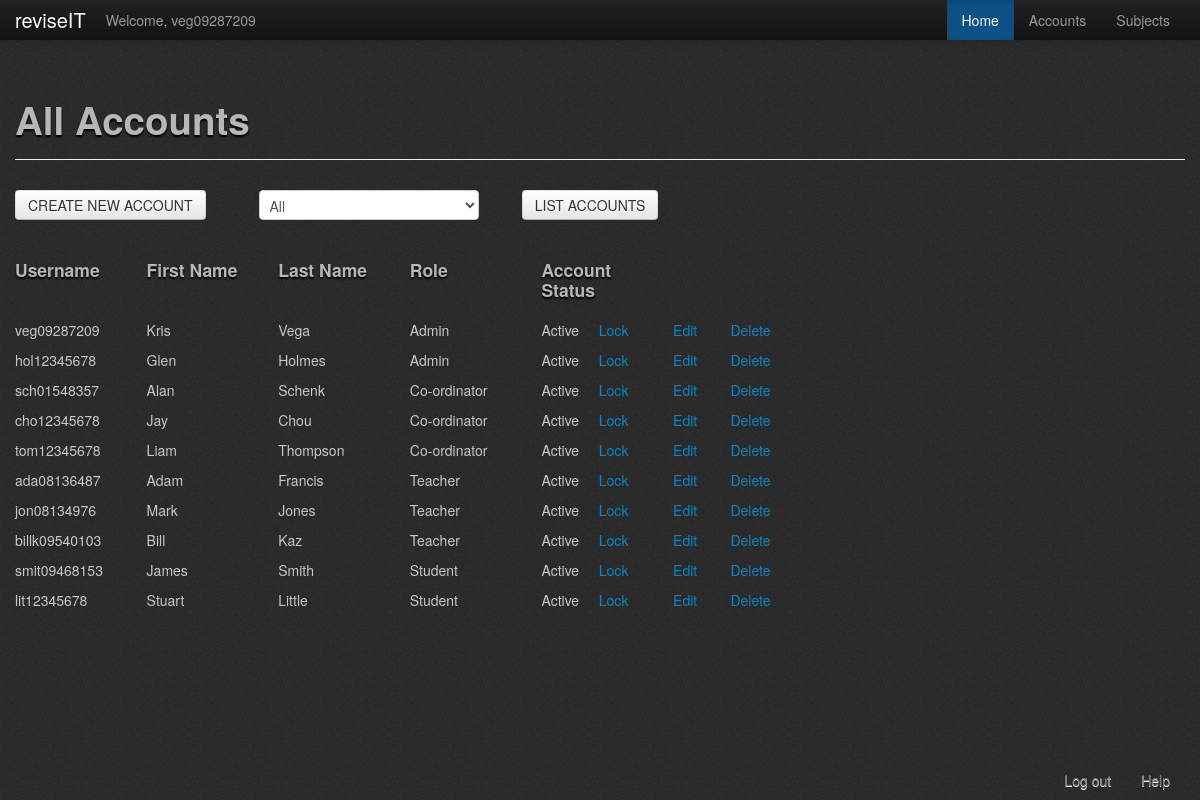
/php/admin/all_Accounts.php (signed in), run on an earlier commit of the app's database.
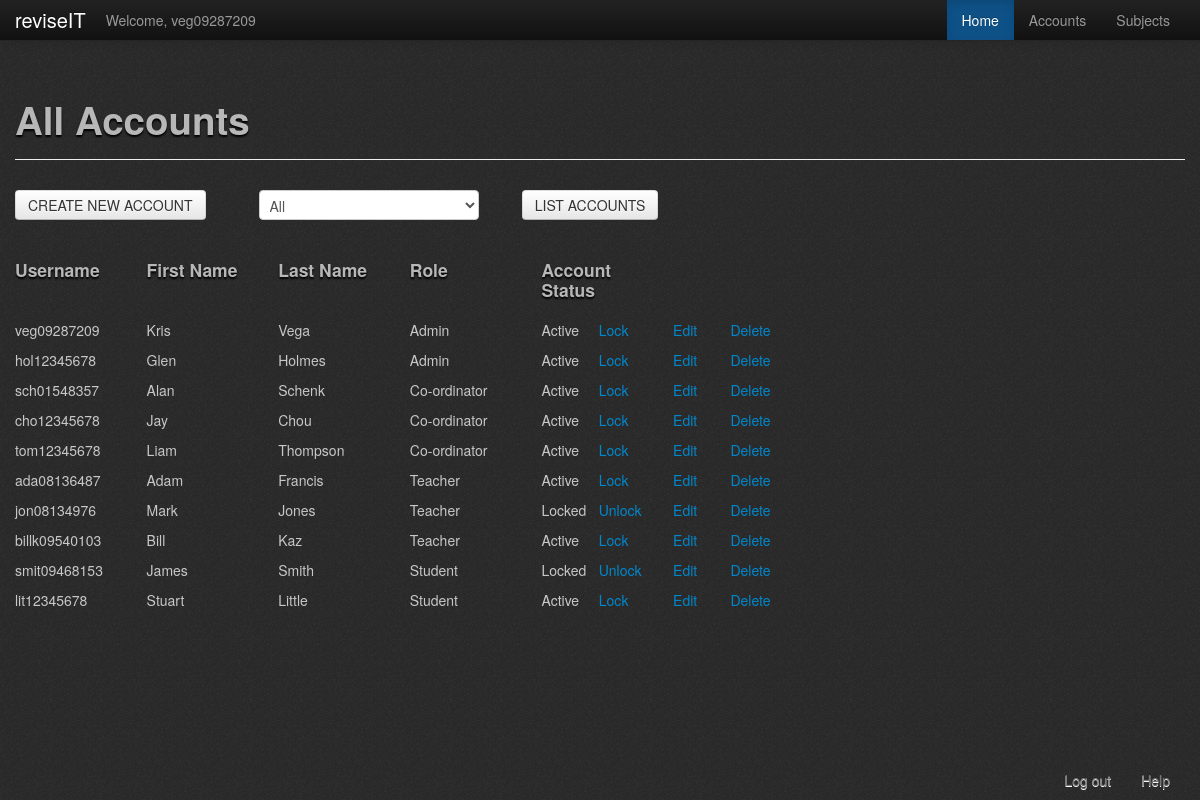
And on a later commit of the database.
### tables this page shows
CREATE TABLE `users` (
  `UserID` int(11) NOT NULL AUTO_INCREMENT,
  `fName` varchar(50) NOT NULL,
  `lName` varchar(50) NOT NULL,
  `username` varchar(50) NOT NULL,
  `password` varchar(50) NOT NULL,
  `role` int(1) NOT NULL COMMENT '1 = Admin, 2 = Coordinator, 3 = Teacher, 4 = Student',
  `locked` tinyint(1) NOT NULL COMMENT '0 = unlocked, 1 = locked',
  PRIMARY KEY (`UserID`)
);

### php/admin/all_Accounts.php (the view, shortened to what this page needs)
<?php
  require '../check_logged_in.php';
?>
<!DOCTYPE html>
<html>
<head>
  <?php
    include '../header_container.php';
  ?>
</head>
<body>
<?php
  include 'admin_menu_bar.php';
?>
<br /><br />
<div class="container">
<div class="page-header">
  <h1>All Accounts</h1>
</div>
<div class='row-fluid'>
  <?php
		if (isset($_GET["ROLE"])) $xrole = $_GET["ROLE"];
		else $xrole = 5;
		if ($xrole == 5 || $xrole == NULL)
		{
			$result = $db->prepare("SELECT * FROM users ORDER BY role ASC");
      		$result->execute();
    	}
?>
  <div class='span8'>
    <div class='row-fluid'>
      <div class='span4'>
    <form action='CreateUser.php' method='post'>
        <input type='submit' value='CREATE NEW ACCOUNT' name='newAccnt' class='btn' />
	</form>
      </div>
	<form action='<?php echo $_SERVER["PHP_SELF"]; ?>' method='post'>
      <div class='span4'>
        <select name='listRole'>
          <option <?php if ($xrole == 5) echo " selected='selected'"; ?>>All</option>
        </select>
      </div>
      <div class='span4'>
        <input type='submit' value='LIST ACCOUNTS' name='newList' class='btn' />
      </div>
    </form>
  </div>
    <div class='row-fluid'>
      <div class='span2'>
        <h4>Username</h4>
      </div>
      <div class='span2'>
        <h4>First Name</h4>
      </div>
      <div class='span2'>
        <h4>Last Name</h4>
      </div>
      <div class='span2'>
       <h4>Role</h4>
      </div>
      <div class='span2'>
        <h4>Account Status</h4>
      </div>
      <div class='span2'>
      </div>
    </div>
    <?php
			while($row = $result->fetch(PDO::FETCH_ASSOC))
			{
				echo "<div class='row-fluid'>";
					echo "<div class='span2'>".$row['username']."</div>";
					echo "<div class='span2'>".$row['fName']."</div>";
					echo "<div class='span2'>".$row['lName']."</div>";
					echo "<div class='span2'>";
						if ($row['role'] == "1") echo 'Admin';
						else if ($row['role'] == "2") echo 'Co-ordinator';
						else if ($row['role'] == "3") echo 'Teacher';
						else if ($row['role'] == "4") echo 'Student';
					echo"</div>";
					echo "<div class='span2'>";
						echo "<div class'row-fluid'>";
							echo "<div class='span6'>";
								if ($row['locked'] == "1") echo 'Locked';
								else echo 'Active';
							echo "</div>";
							echo "<div class='span6'>";
								if ($row['locked'] == "1")
								echo '<a href="UnlockAccount.php?ID=' . $row['username'] . '">Unlock</a>';
								else if ($row['locked'] == "0") echo '<a href="LockAccount.php?ID=' . $row['username'] . '">Lock</a>';
							echo "</div>";
						echo "</div>";
					echo"</div>";
					echo "<div class='span2'>";
						echo "<div class'row-fluid'>";
							echo "<div class='span6'>";
								echo "<div class='span1'>".'<a href="EditAccount.php?ID=' . $row['UserID'] . '">Edit</a></div>';
							echo "</div>";
							echo "<div class='span6'>";
								echo "<div class='span1'>".'<a href="DeleteAccount.php?ID=' . $row['UserID'] . '">Delete</a></div>';
							echo "</div>";
						echo "</div>";
					echo"</div>";
			}
		echo "</div>";
?>
<div class="navbar navbar-fixed-bottom">
  <div class="container">
    <div class="nav-collapse collapse">
      <ul class="nav pull-right">
        <li><a href="#">Log out</a></li>
        <li><a href="#">Help</a></li>
      </ul>
    </div>
  </div>
</div>
</body>
</html>

What changed in the data, as far as the page shows it:
changed users "jon08134976": locked "Active Lock" → "Locked Unlock"
changed users "smit09468153": locked "Active Lock" → "Locked Unlock"
